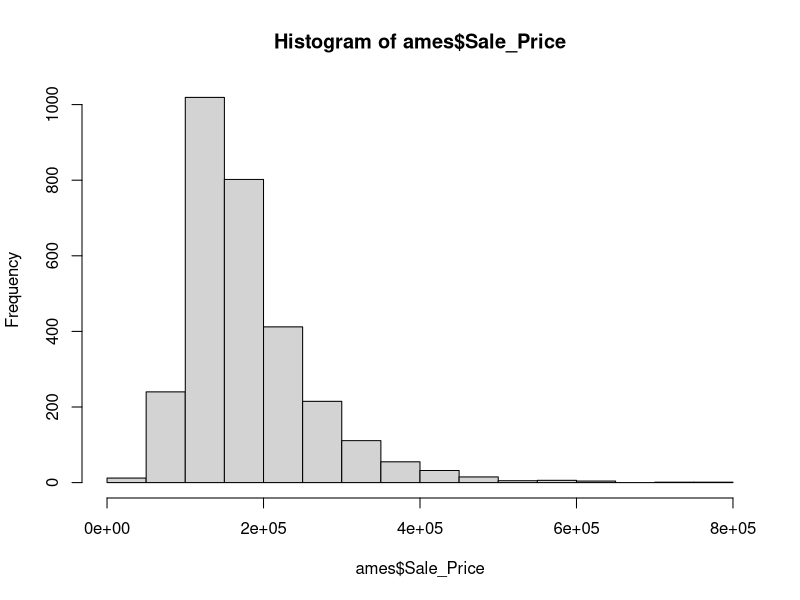
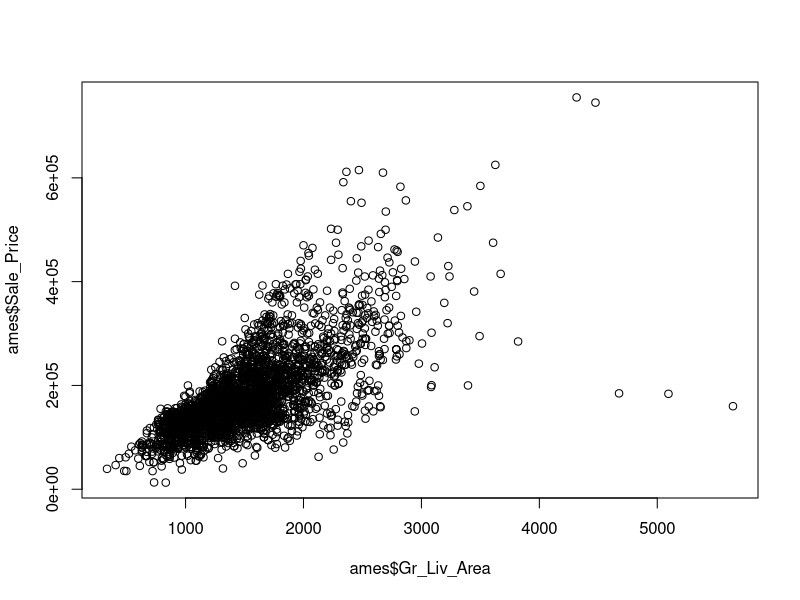
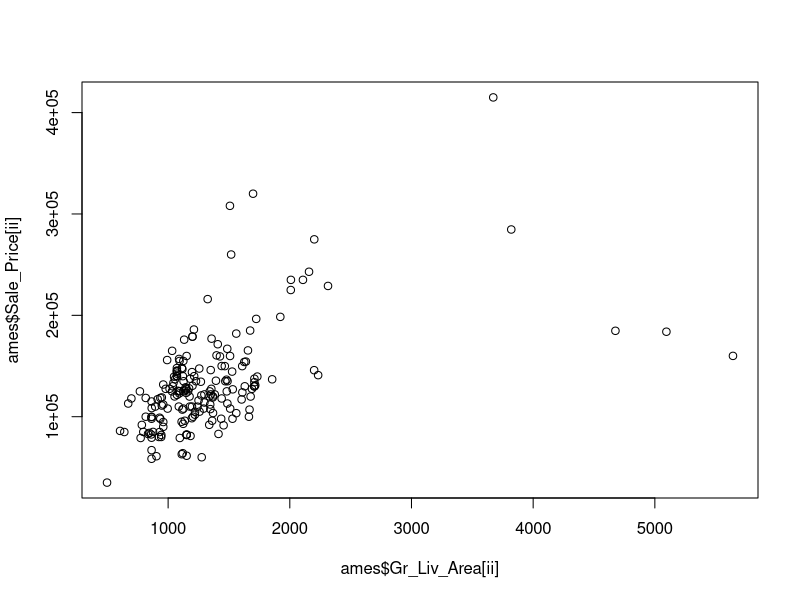
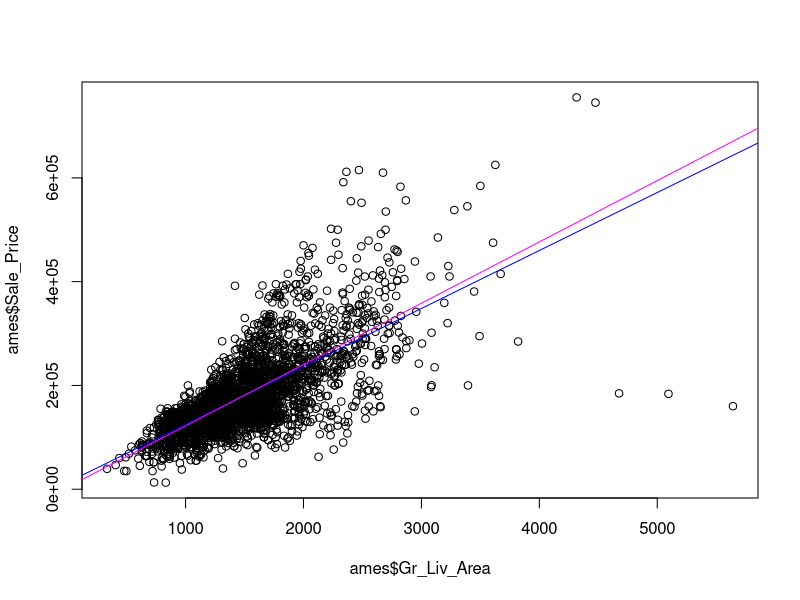
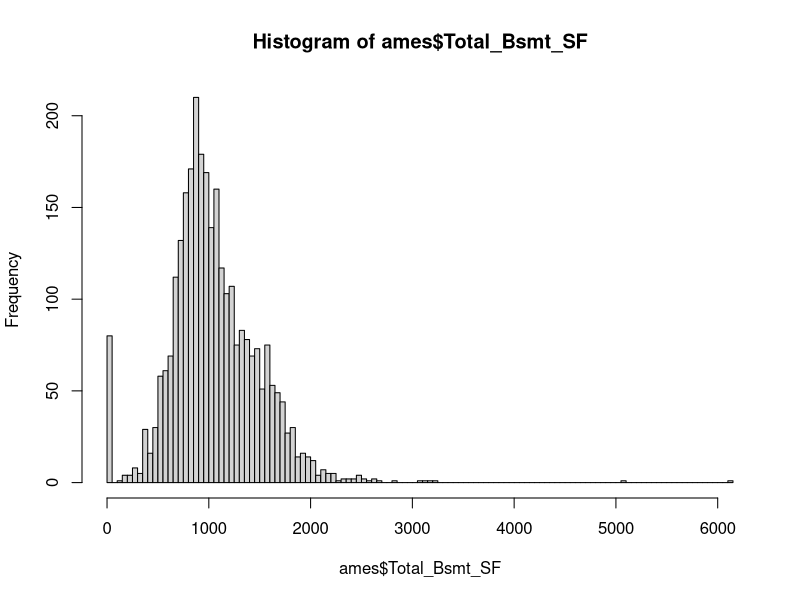
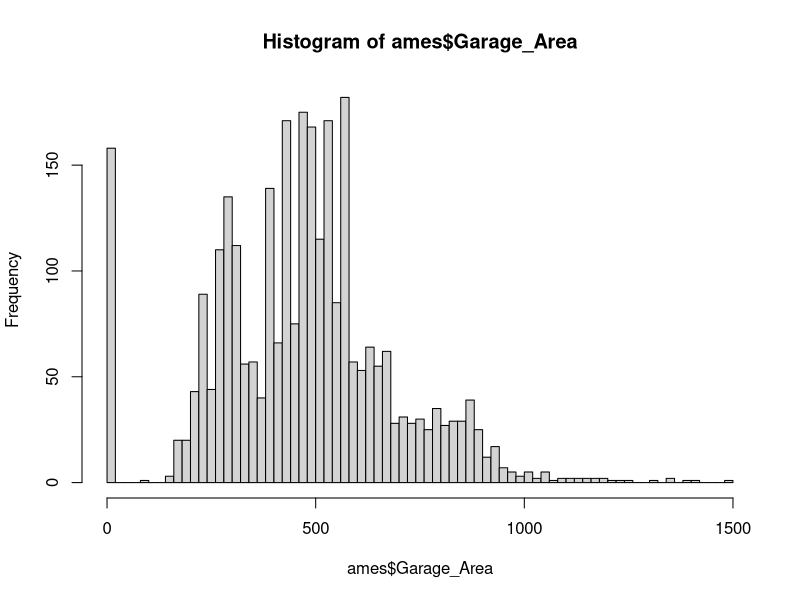
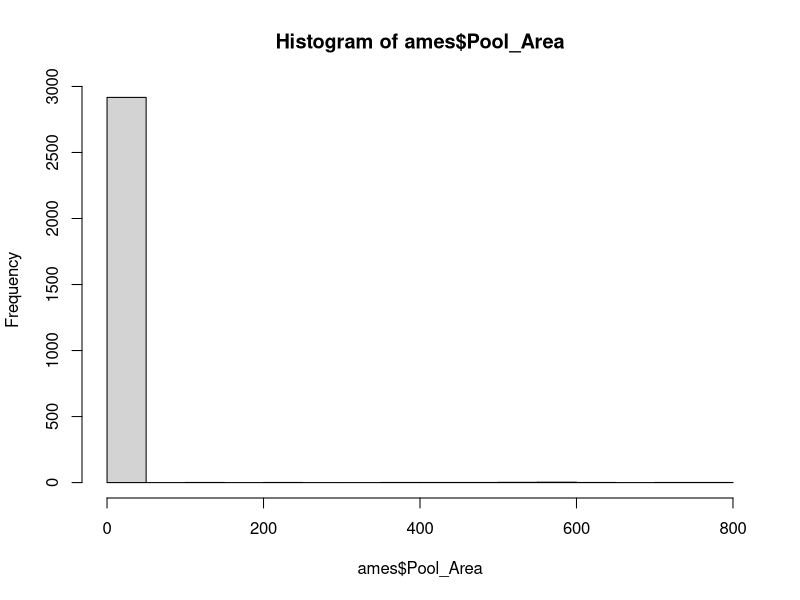
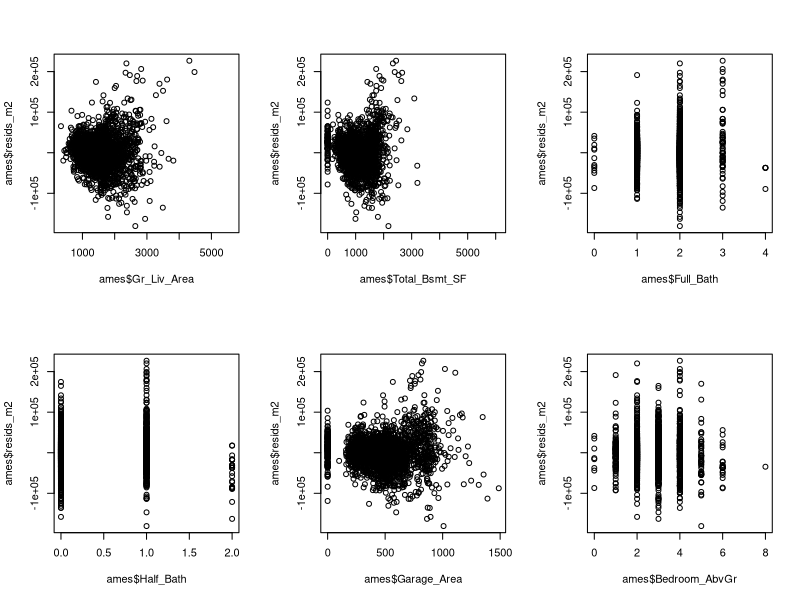

Write R code to recreate these figures, in order.

# Modeling
# - multiple linear regression (Ames Housing Data)
# - logistic regression (Titanic Data)

library(dplyr)

# Ames Housing Data
ames <- read.csv("../datasets/ames_housing.csv")
head(ames, n = 5)
hist(ames$Sale_Price)

# plot price against size of house
plot( ames$Gr_Liv_Area, ames$Sale_Price )

# investigate the outliers
ames |> filter( Gr_Liv_Area > 4000 ) |> arrange( Sale_Price )

ames |> group_by( Neighborhood ) |> 
    summarize( price = mean( Sale_Price ) ) |>
    print( n = Inf )

ii <- ames$Neighborhood == "Edwards"
plot( ames$Gr_Liv_Area[ii], ames$Sale_Price[ii] )


# find the outlier indices
ss <- ames$Gr_Liv_Area > 4000 & ames$Sale_Price < 300000
ames[ss,]

# fit some multiple linear regression models
m1a <- lm( Sale_Price ~ Gr_Liv_Area, data = ames )
m1b <- lm( Sale_Price ~ Gr_Liv_Area, data = ames, subset = !ss )
summary(m1a)
summary(m1b)

plot( ames$Gr_Liv_Area, ames$Sale_Price )
abline(m1a, col = "blue")
abline(m1b, col = "magenta")

# see other variables
head(ames, n = 5)

# investigate bathrooms and garage area
table( ames$Overall_Cond )
table( ames$Full_Bath )
table( ames$Half_Bath )
hist( ames$Total_Bsmt_SF, breaks = 100 )
hist( ames$Garage_Area, breaks = 100 )
hist( ames$Pool_Area )
table( ames$Pool_Area > 0 )

ames$Year_Sold_fac <- as.factor( ames$Year_Sold )

m2 <- lm( 
    Sale_Price ~ 
        Gr_Liv_Area + Total_Bsmt_SF + Full_Bath + Half_Bath + 
        Garage_Area + Bedroom_AbvGr + Year_Sold_fac + Overall_Cond,
    data = ames,
    subset = !ss 
)
summary(m2)

levels( as.factor( ames$Overall_Cond ) )

# look at residuals
length( m2$residuals )
nrow(ames)
head( m2$residuals )          
rownames(ames)
ames[ names(m2$residuals), "resids_m2" ] <- m2$residuals

par(mfrow=c(2,3))
plot( ames$Gr_Liv_Area, ames$resids_m2 )
plot( ames$Total_Bsmt_SF, ames$resids_m2 )
plot( ames$Full_Bath, ames$resids_m2 )
plot( ames$Half_Bath, ames$resids_m2 )
plot( ames$Garage_Area, ames$resids_m2 )
plot( ames$Bedroom_AbvGr, ames$resids_m2 )

# Neighborhood Analysis
m3 <- lm( 
    Sale_Price ~ 
        Gr_Liv_Area + Total_Bsmt_SF + Full_Bath + Half_Bath + 
        Garage_Area + Bedroom_AbvGr + Year_Sold_fac + Overall_Cond + 
        Neighborhood,
    data = ames,
    subset = !ss 
)
summary(m3)

# anova
anova(m3)
anova(m2,m3)

head( as.factor(ames$Neighborhood) )

# compare the coefficients
cbind( m2$coefficients[1:7], m3$coefficients[1:7] )

# random effect for neighborhood?
m4 <- lme4::lmer( 
    Sale_Price ~ 
        Gr_Liv_Area + Total_Bsmt_SF + Full_Bath + Half_Bath + 
        Garage_Area + Bedroom_AbvGr + Overall_Cond + 
        (1|Neighborhood),
        data = ames, subset = !ss
)
summary(m4)

# compare coefficients
cbind( m2$coefficients[1:7], m3$coefficients[1:7], m4@beta[1:7] )











# Titanic Data
titanic <- read.csv("../datasets/titanic5.csv")

# Take a look and compute some summary stats
head(titanic)
table( titanic$Survived )
table( titanic$Sex, titanic$Survived )
table( titanic$Class, titanic$Survived )
hist( titanic$Age )
table( titanic$Age, titanic$Survived )

# calculate proportion survived
sv <- table( titanic$Age, titanic$Survived )
#sv$prop <- sv[,2]/(sv[,1] + sv[,2])
sv <- cbind(sv, sv[,2]/(sv[,1] + sv[,2]) )

#sv <- table( titanic$Age, titanic$Survived )
#sv <- as.data.frame(sv)
#head(sv)

# let's use dplyr
sv <- titanic |> 
    group_by(Age) |> 
    summarize( 
        died = sum(Survived==0),
        lived = sum(Survived==1),
        prop = lived/(died+lived)
    )
sv
plot( sv$Age, sv$prop )


# modeling
head(titanic)

m1 <- glm(Survived ~ Sex+Class+Age, data=titanic, family="binomial")
summary(m1)

m2 <- glm( Survived ~ Sex+as.factor(Class)+Age, data=titanic, family="binomial")
summary(m2)
# or
titanic$Class <- as.factor( titanic$Class )
m2 <- glm( Survived ~ Sex+Class+Age, data=titanic, family="binomial")
summary(m2)

# predict function
titanic$preds_m2 <- predict( m2, titanic )
head( titanic )

logit <- function(p) log( p/(1-p) )
expit <- function(x) exp(x)/(1+exp(x))

titanic$probs_m2 <- expit( titanic$preds_m2 )
head(titanic[,c("Sex","Class","Age","preds_m2","probs_m2","Survived")], 
     n = 20)
tail(titanic[,c("Sex","Class","Age","preds_m2","probs_m2","Survived")], 
     n = 20)

# these assignments work even though there are some NAs in Age
dim(titanic)
length(m2$residuals )
sum( is.na( titanic$Age ) )
length( predict(m2,titanic) )

# should check that the missing ages don't skew the data too much
table( titanic$Survived, is.na(titanic$Age) )

# let's try a model with interactions
m3 <- glm( Survived ~ Sex*Class+Age, data=titanic, family="binomial")
summary(m3)

pred_df <- expand.grid( 
    Sex = c("female","male"),
    Class = as.factor(c(1,2,3)),
    Age = 30
)
pred_df

pred_df$probs_m3 <- expit( predict(m3, pred_df) )
pred_df

# compare this to the sample proportions
titanic |> group_by( Class, Sex ) |>
    summarize( 
        died = sum(Survived==0),
        lived = sum(Survived==1),
        prop = lived/(died+lived),
        avg_age = mean( Age, na.rm = TRUE )
    )



